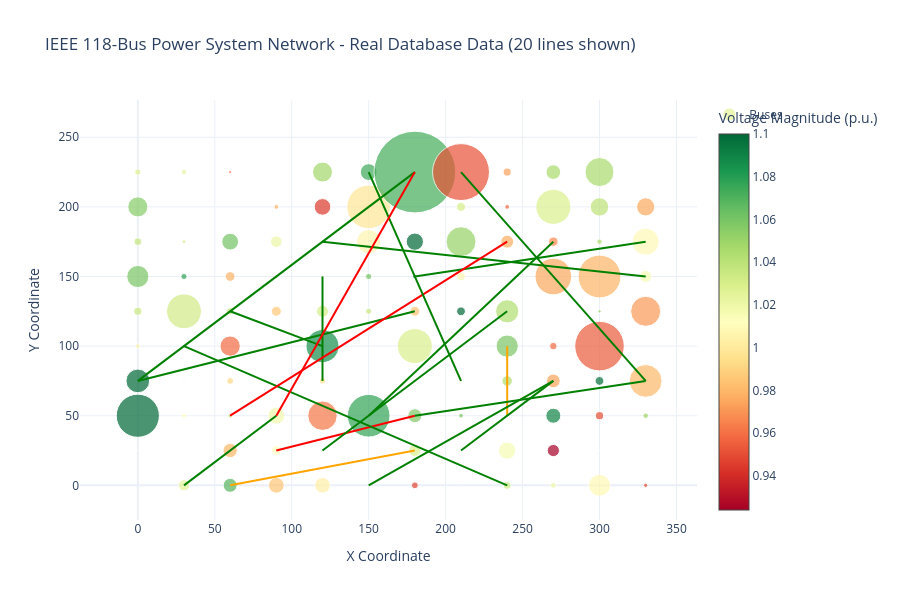

Write notebook code for a chart like this one.
### Markdown cell above
## 🌐 Network Topology Visualization from data_viz_fall.py

This visualization now exactly matches the network topology from `data_viz_fall.py`:
- **Grid layout** using the same coordinate system (x_coord = BUS_NUMBER % 12 * 30, y_coord = BUS_NUMBER // 12 * 25)
- **Identical styling** for bus markers and transmission lines
- **Same hover information** and loading-based color scheme for lines
- **Exact layout parameters** including dimensions and template

### Code cell
# Demonstrate Network Topology Visualization from data_viz_fall.py
if 'buses_df' in locals() and 'branches_df' in locals() and not buses_df.empty:
    print("🌐 Creating Network Topology Visualization exactly matching data_viz_fall.py...")
    
    # Create the network topology
    network_topo_fig = create_network_topology_visualization(buses_df, branches_df)
    network_topo_fig.show()
    
    # Display statistics
    print("\n" + "="*60)
    print("🎯 **NETWORK TOPOLOGY VISUALIZATION DETAILS**")
    print("="*60)
    
    # Bus analysis
    total_buses = len(buses_df)
    voltage_levels = buses_df['BASE_KV'].value_counts().sort_index()
    
    print(f"🏠 **Bus System Overview:**")
    print(f"   • Total Buses: {total_buses}")
    print(f"   • Voltage Levels: {list(voltage_levels.index)} kV")
    print(f"   • Average Voltage: {buses_df['VM'].mean():.3f} p.u.")
    print(f"   • Voltage Range: {buses_df['VM'].min():.3f} - {buses_df['VM'].max():.3f} p.u.")
    
    # Branch analysis
    line_count = min(20, len(branches_df))  # We only show first 20 lines in the visualization
    print(f"\n⚡ **Transmission Line Details:**")
    print(f"   • Total Lines in System: {len(branches_df)}")
    print(f"   • Lines Shown in Visualization: {line_count} (to avoid clutter)")
    
    # Calculate loading statistics for displayed lines
    displayed_branches = branches_df.head(20)
    valid_branches = displayed_branches[displayed_branches['RATE'] > 0]
    if not valid_branches.empty:
        loading_pct = (valid_branches['MVA'] / valid_branches['RATE'] * 100)
        high_loading = len(loading_pct[loading_pct > 90])
        medium_loading = len(loading_pct[(loading_pct > 75) & (loading_pct <= 90)])
        normal_loading = len(loading_pct[loading_pct <= 75])
        
        print(f"   • Line Loading Status:")
        print(f"     - High Loading (>90%): {high_loading} lines (red)")
        print(f"     - Medium Loading (75-90%): {medium_loading} lines (orange)")
        print(f"     - Normal Loading (<75%): {normal_loading} lines (green)")
    
    # Explanation of visualization features
    print(f"\n🎨 **Visualization Features:**")
    print(f"   • Grid Layout: Buses positioned on a 12×10 grid")
    print(f"   • Bus Size: Proportional to load demand (PD / 5)")
    print(f"   • Bus Color: Based on voltage magnitude (VM)")
    print(f"   • Line Colors: Based on loading percentage (red > 90%, orange > 75%, green < 75%)")
    print(f"   • Hover Information: Detailed bus and line information on mouse hover")
    
    print(f"\n✅ **Match Confirmation:**")
    print(f"   • Coordinates: Using exact formula from data_viz_fall.py (x_coord = BUS_NUMBER % 12 * 30, y_coord = BUS_NUMBER // 12 * 25)")
    print(f"   • Styling: Identical marker and line styling")
    print(f"   • Layout: Same dimensions, legend position, and template")
    print(f"   • Hover Format: Same hover information format")
    
else:
    print("❌ Please run the data loading cells first to load bus and branch data")
    print("🔄 Run the earlier cells to load the IEEE 118-bus system data")

### Figure 1 — Plotly figure (JSON) as saved in the notebook; plotly's stock layout.template omitted (floating-point values rounded to 4 significant figures)
{"data": [{"hovertemplate": "%{text}<extra></extra>", "marker": {"color": [1.025, 1.068, 0.9849, 1.004, 1.0, 0.9468, 1.035, 1.033, 1.02, 1.008, 0.9492, 0.999, 1.003, 0.9799, 1.012, 1.04, 1.1, 1.029, 1.033, 1.016, 0.9241, 1.019, 1.023, 1.1, 1.01, 1.035, 1.018, 0.9616, 1.077, 1.058, 1.06, 0.9745, 1.09, 0.9499, 1.049, 1.1, 0.9705, 0.9917, 1.025, 0.9948, 0.9425, 1.023, 0.9669, 1.044, 0.974, 1.097, 0.9808, 1.004, 1.061, 0.9585, 1.031, 1.085, 0.9396, 1.029, 1.033, 1.059, 0.9582, 0.954, 1.046, 1.035, 1.033, 1.037, 0.986, 1.032, 1.035, 0.9843, 1.1, 1.044, 0.9604, 1.053, 0.9713, 1.059, 1.078, 0.979, 1.068, 1.041, 1.061, 1.1, 1.008, 0.9823, 0.9755, 0.9792, 1.016, 1.037, 1.034, 1.061, 1.021, 1.093, 1.007, 1.1, 1.051, 0.9771, 0.9665, 1.044, 1.009, 1.056, 1.044, 1.016, 0.9777, 0.9443, 0.9977, 1.063, 1.031, 0.9577, 1.029, 1.039, 0.9758, 1.028, 1.023, 0.9629, 1.038, 1.048, 1.074, 1.073, 0.9511, 0.9731, 1.046, 1.046], "colorbar": {"title": {"text": "Voltage Magnitude (p.u.)"}}, "colorscale": [[0, "rgb(165,0,38)"], [0.1, "rgb(215,48,39)"], [0.2, "rgb(244,109,67)"], [0.3, "rgb(253,174,97)"], [0.4, "rgb(254,224,139)"], [0.5, "rgb(255,255,191)"], [0.6, "rgb(217,239,139)"], [0.7, "rgb(166,217,106)"], [0.8, "rgb(102,189,99)"], [0.9, "rgb(26,152,80)"], [1, "rgb(0,104,55)"]], "showscale": true, "size": [11.16, 13.96, 15.68, 15.59, 0.9564, 6.82, 0.5928, 7.975, 5.826, 21.87, 4.322, 1.245, 1.543, 14.33, 9.629, 1.066, 0.8786, 12.07, 0.7555, 17.25, 12.25, 0.8485, 0.8865, 43.15, 4.688, 4.631, 16.76, 29.42, 42.69, 14.0, 4.72, 0.8719, 15.01, 8.174, 5.52, 23.68, 1.179, 6.785, 0.1142, 6.324, 0.5795, 1.265, 1.25, 10.48, 13.71, 8.756, 32.75, 4.698, 3.365, 20.3, 2.531, 33.03, 0.1223, 35.03, 0.4412, 22.18, 7.501, 49.57, 0.7666, 8.071, 34.84, 7.404, 9.926, 11.9, 6.061, 9.877, 8.778, 23.14, 0.4651, 3.298, 30.04, 22.1, 6.082, 9.679, 3.249, 2.084, 6.231, 4.36, 8.762, 0.8092, 36.65, 42.84, 11.98, 7.681, 3.704, 16.81, 11.54, 1.775, 24.18, 17.29, 29.92, 12.94, 9.504, 5.417, 26.99, 20.1, 0.4627, 0.2672, 4.723, 16.64, 43.64, 1.63, 9.017, 4.795, 35.04, 18.46, 18.22, 6.324, 5.358, 3.194, 0.5803, 20.0, 16.76, 81.72, 56.95, 8.107, 14.65, 28.96]}, "mode": "markers", "name": "Buses", "text": ["Bus 1<br>Voltage: 1.025 p.u.<br>Load: 55.8 MW<br>Base kV: 230", "Bus 2<br>Voltage: 1.068 p.u.<br>Load: 69.8 MW<br>Base kV: 138", "Bus 3<br>Voltage: 0.985 p.u.<br>Load: 78.4 MW<br>Base kV: 138", "Bus 4<br>Voltage: 1.004 p.u.<br>Load: 77.9 MW<br>Base kV: 138", "Bus 5<br>Voltage: 1.000 p.u.<br>Load: 4.8 MW<br>Base kV: 230", "Bus 6<br>Voltage: 0.947 p.u.<br>Load: 34.1 MW<br>Base kV: 230", "Bus 7<br>Voltage: 1.035 p.u.<br>Load: 3.0 MW<br>Base kV: 138", "Bus 8<br>Voltage: 1.033 p.u.<br>Load: 39.9 MW<br>Base kV: 500", "Bus 9<br>Voltage: 1.020 p.u.<br>Load: 29.1 MW<br>Base kV: 230", "Bus 10<br>Voltage: 1.008 p.u.<br>Load: 109.3 MW<br>Base kV: 138", "Bus 11<br>Voltage: 0.949 p.u.<br>Load: 21.6 MW<br>Base kV: 138", "Bus 12<br>Voltage: 0.999 p.u.<br>Load: 6.2 MW<br>Base kV: 138", "Bus 13<br>Voltage: 1.003 p.u.<br>Load: 7.7 MW<br>Base kV: 138", "Bus 14<br>Voltage: 0.980 p.u.<br>Load: 71.7 MW<br>Base kV: 138", "Bus 15<br>Voltage: 1.012 p.u.<br>Load: 48.1 MW<br>Base kV: 138", "Bus 16<br>Voltage: 1.040 p.u.<br>Load: 5.3 MW<br>Base kV: 138", "Bus 17<br>Voltage: 1.100 p.u.<br>Load: 4.4 MW<br>Base kV: 138", "Bus 18<br>Voltage: 1.029 p.u.<br>Load: 60.4 MW<br>Base kV: 345", "Bus 19<br>Voltage: 1.033 p.u.<br>Load: 3.8 MW<br>Base kV: 138", "Bus 20<br>Voltage: 1.016 p.u.<br>Load: 86.3 MW<br>Base kV: 230", "Bus 21<br>Voltage: 0.924 p.u.<br>Load: 61.2 MW<br>Base kV: 230", "Bus 22<br>Voltage: 1.019 p.u.<br>Load: 4.2 MW<br>Base kV: 500", "Bus 23<br>Voltage: 1.023 p.u.<br>Load: 4.4 MW<br>Base kV: 138", "Bus 24<br>Voltage: 1.100 p.u.<br>Load: 215.8 MW<br>Base kV: 138", "Bus 25<br>Voltage: 1.010 p.u.<br>Load: 23.4 MW<br>Base kV: 500", "Bus 26<br>Voltage: 1.035 p.u.<br>Load: 23.2 MW<br>Base kV: 345", "Bus 27<br>Voltage: 1.018 p.u.<br>Load: 83.8 MW<br>Base kV: 345", "Bus 28<br>Voltage: 0.962 p.u.<br>Load: 147.1 MW<br>Base kV: 138", "Bus 29<br>Voltage: 1.077 p.u.<br>Load: 213.4 MW<br>Base kV: 138", "Bus 30<br>Voltage: 1.058 p.u.<br>Load: 70.0 MW<br>Base kV: 230", "Bus 31<br>Voltage: 1.060 p.u.<br>Load: 23.6 MW<br>Base kV: 500", "Bus 32<br>Voltage: 0.975 p.u.<br>Load: 4.4 MW<br>Base kV: 230", "Bus 33<br>Voltage: 1.090 p.u.<br>Load: 75.1 MW<br>Base kV: 230", "Bus 34<br>Voltage: 0.950 p.u.<br>Load: 40.9 MW<br>Base kV: 138", "Bus 35<br>Voltage: 1.049 p.u.<br>Load: 27.6 MW<br>Base kV: 345", "Bus 36<br>Voltage: 1.100 p.u.<br>Load: 118.4 MW<br>Base kV: 138", "Bus 37<br>Voltage: 0.970 p.u.<br>Load: 5.9 MW<br>Base kV: 138", "Bus 38<br>Voltage: 0.992 p.u.<br>Load: 33.9 MW<br>Base kV: 230", "Bus 39<br>Voltage: 1.025 p.u.<br>Load: 0.6 MW<br>Base kV: 230", "Bus 40<br>Voltage: 0.995 p.u.<br>Load: 31.6 MW<br>Base kV: 138", "Bus 41<br>Voltage: 0.942 p.u.<br>Load: 2.9 MW<br>Base kV: 138", "Bus 42<br>Voltage: 1.023 p.u.<br>Load: 6.3 MW<br>Base kV: 230", "Bus 43<br>Voltage: 0.967 p.u.<br>Load: 6.3 MW<br>Base kV: 138", "Bus 44<br>Voltage: 1.044 p.u.<br>Load: 52.4 MW<br>Base kV: 230", "Bus 45<br>Voltage: 0.974 p.u.<br>Load: 68.5 MW<br>Base kV: 138", "Bus 46<br>Voltage: 1.097 p.u.<br>Load: 43.8 MW<br>Base kV: 230", "Bus 47<br>Voltage: 0.981 p.u.<br>Load: 163.7 MW<br>Base kV: 230", "Bus 48<br>Voltage: 1.004 p.u.<br>Load: 23.5 MW<br>Base kV: 138", "Bus 49<br>Voltage: 1.061 p.u.<br>Load: 16.8 MW<br>Base kV: 138", "Bus 50<br>Voltage: 0.958 p.u.<br>Load: 101.5 MW<br>Base kV: 138", "Bus 51<br>Voltage: 1.031 p.u.<br>Load: 12.7 MW<br>Base kV: 138", "Bus 52<br>Voltage: 1.085 p.u.<br>Load: 165.1 MW<br>Base kV: 500", "Bus 53<br>Voltage: 0.940 p.u.<br>Load: 0.6 MW<br>Base kV: 138", "Bus 54<br>Voltage: 1.029 p.u.<br>Load: 175.1 MW<br>Base kV: 345", "Bus 55<br>Voltage: 1.033 p.u.<br>Load: 2.2 MW<br>Base kV: 138", "Bus 56<br>Voltage: 1.059 p.u.<br>Load: 110.9 MW<br>Base kV: 230", "Bus 57<br>Voltage: 0.958 p.u.<br>Load: 37.5 MW<br>Base kV: 345", "Bus 58<br>Voltage: 0.954 p.u.<br>Load: 247.8 MW<br>Base kV: 230", "Bus 59<br>Voltage: 1.046 p.u.<br>Load: 3.8 MW<br>Base kV: 230", "Bus 60<br>Voltage: 1.035 p.u.<br>Load: 40.4 MW<br>Base kV: 230", "Bus 61<br>Voltage: 1.033 p.u.<br>Load: 174.2 MW<br>Base kV: 138", "Bus 62<br>Voltage: 1.037 p.u.<br>Load: 37.0 MW<br>Base kV: 500", "Bus 63<br>Voltage: 0.986 p.u.<br>Load: 49.6 MW<br>Base kV: 345", "Bus 64<br>Voltage: 1.032 p.u.<br>Load: 59.5 MW<br>Base kV: 500", "Bus 65<br>Voltage: 1.035 p.u.<br>Load: 30.3 MW<br>Base kV: 138", "Bus 66<br>Voltage: 0.984 p.u.<br>Load: 49.4 MW<br>Base kV: 345", "Bus 67<br>Voltage: 1.100 p.u.<br>Load: 43.9 MW<br>Base kV: 500", "Bus 68<br>Voltage: 1.044 p.u.<br>Load: 115.7 MW<br>Base kV: 138", "Bus 69<br>Voltage: 0.960 p.u.<br>Load: 2.3 MW<br>Base kV: 138", "Bus 70<br>Voltage: 1.053 p.u.<br>Load: 16.5 MW<br>Base kV: 345", "Bus 71<br>Voltage: 0.971 p.u.<br>Load: 150.2 MW<br>Base kV: 230", "Bus 72<br>Voltage: 1.059 p.u.<br>Load: 110.5 MW<br>Base kV: 345", "Bus 73<br>Voltage: 1.078 p.u.<br>Load: 30.4 MW<br>Base kV: 138", "Bus 74<br>Voltage: 0.979 p.u.<br>Load: 48.4 MW<br>Base kV: 345", "Bus 75<br>Voltage: 1.068 p.u.<br>Load: 16.2 MW<br>Base kV: 138", "Bus 76<br>Voltage: 1.041 p.u.<br>Load: 10.4 MW<br>Base kV: 138", "Bus 77<br>Voltage: 1.061 p.u.<br>Load: 31.2 MW<br>Base kV: 138", "Bus 78<br>Voltage: 1.100 p.u.<br>Load: 21.8 MW<br>Base kV: 345", "Bus 79<br>Voltage: 1.008 p.u.<br>Load: 43.8 MW<br>Base kV: 230", "Bus 80<br>Voltage: 0.982 p.u.<br>Load: 4.0 MW<br>Base kV: 230", "Bus 81<br>Voltage: 0.976 p.u.<br>Load: 183.2 MW<br>Base kV: 138", "Bus 82<br>Voltage: 0.979 p.u.<br>Load: 214.2 MW<br>Base kV: 345", "Bus 83<br>Voltage: 1.016 p.u.<br>Load: 59.9 MW<br>Base kV: 138", "Bus 84<br>Voltage: 1.037 p.u.<br>Load: 38.4 MW<br>Base kV: 345", "Bus 85<br>Voltage: 1.034 p.u.<br>Load: 18.5 MW<br>Base kV: 230", "Bus 86<br>Voltage: 1.061 p.u.<br>Load: 84.0 MW<br>Base kV: 138", "Bus 87<br>Voltage: 1.021 p.u.<br>Load: 57.7 MW<br>Base kV: 230", "Bus 88<br>Voltage: 1.093 p.u.<br>Load: 8.9 MW<br>Base kV: 138", "Bus 89<br>Voltage: 1.007 p.u.<br>Load: 120.9 MW<br>Base kV: 345", "Bus 90<br>Voltage: 1.100 p.u.<br>Load: 86.4 MW<br>Base kV: 230", "Bus 91<br>Voltage: 1.051 p.u.<br>Load: 149.6 MW<br>Base kV: 138", "Bus 92<br>Voltage: 0.977 p.u.<br>Load: 64.7 MW<br>Base kV: 345", "Bus 93<br>Voltage: 0.966 p.u.<br>Load: 47.5 MW<br>Base kV: 138", "Bus 94<br>Voltage: 1.044 p.u.<br>Load: 27.1 MW<br>Base kV: 230", "Bus 95<br>Voltage: 1.009 p.u.<br>Load: 135.0 MW<br>Base kV: 500", "Bus 96<br>Voltage: 1.056 p.u.<br>Load: 100.5 MW<br>Base kV: 230", "Bus 97<br>Voltage: 1.044 p.u.<br>Load: 2.3 MW<br>Base kV: 138", "Bus 98<br>Voltage: 1.016 p.u.<br>Load: 1.3 MW<br>Base kV: 500", "Bus 99<br>Voltage: 0.978 p.u.<br>Load: 23.6 MW<br>Base kV: 230", "Bus 100<br>Voltage: 0.944 p.u.<br>Load: 83.2 MW<br>Base kV: 138", "Bus 101<br>Voltage: 0.998 p.u.<br>Load: 218.2 MW<br>Base kV: 138", "Bus 102<br>Voltage: 1.063 p.u.<br>Load: 8.2 MW<br>Base kV: 345", "Bus 103<br>Voltage: 1.031 p.u.<br>Load: 45.1 MW<br>Base kV: 230", "Bus 104<br>Voltage: 0.958 p.u.<br>Load: 24.0 MW<br>Base kV: 230", "Bus 105<br>Voltage: 1.029 p.u.<br>Load: 175.2 MW<br>Base kV: 345", "Bus 106<br>Voltage: 1.039 p.u.<br>Load: 92.3 MW<br>Base kV: 345", "Bus 107<br>Voltage: 0.976 p.u.<br>Load: 91.1 MW<br>Base kV: 138", "Bus 108<br>Voltage: 1.028 p.u.<br>Load: 31.6 MW<br>Base kV: 138", "Bus 109<br>Voltage: 1.023 p.u.<br>Load: 26.8 MW<br>Base kV: 138", "Bus 110<br>Voltage: 0.963 p.u.<br>Load: 16.0 MW<br>Base kV: 345", "Bus 111<br>Voltage: 1.038 p.u.<br>Load: 2.9 MW<br>Base kV: 138", "Bus 112<br>Voltage: 1.048 p.u.<br>Load: 100.0 MW<br>Base kV: 230", "Bus 113<br>Voltage: 1.074 p.u.<br>Load: 83.8 MW<br>Base kV: 345", "Bus 114<br>Voltage: 1.073 p.u.<br>Load: 408.6 MW<br>Base kV: 345", "Bus 115<br>Voltage: 0.951 p.u.<br>Load: 284.7 MW<br>Base kV: 138", "Bus 116<br>Voltage: 0.973 p.u.<br>Load: 40.5 MW<br>Base kV: 345", "Bus 117<br>Voltage: 1.046 p.u.<br>Load: 73.3 MW<br>Base kV: 138", "Bus 118<br>Voltage: 1.046 p.u.<br>Load: 144.8 MW<br>Base kV: 345"], "type": "scatter", "x": [30, 60, 90, 120, 150, 180, 210, 240, 270, 300, 330, 0, 30, 60, 90, 120, 150, 180, 210, 240, 270, 300, 330, 0, 30, 60, 90, 120, 150, 180, 210, 240, 270, 300, 330, 0, 30, 60, 90, 120, 150, 180, 210, 240, 270, 300, 330, 0, 30, 60, 90, 120, 150, 180, 210, 240, 270, 300, 330, 0, 30, 60, 90, 120, 150, 180, 210, 240, 270, 300, 330, 0, 30, 60, 90, 120, 150, 180, 210, 240, 270, 300, 330, 0, 30, 60, 90, 120, 150, 180, 210, 240, 270, 300, 330, 0, 30, 60, 90, 120, 150, 180, 210, 240, 270, 300, 330, 0, 30, 60, 90, 120, 150, 180, 210, 240, 270, 300], "y": [0, 0, 0, 0, 0, 0, 0, 0, 0, 0, 0, 25, 25, 25, 25, 25, 25, 25, 25, 25, 25, 25, 25, 50, 50, 50, 50, 50, 50, 50, 50, 50, 50, 50, 50, 75, 75, 75, 75, 75, 75, 75, 75, 75, 75, 75, 75, 100, 100, 100, 100, 100, 100, 100, 100, 100, 100, 100, 100, 125, 125, 125, 125, 125, 125, 125, 125, 125, 125, 125, 125, 150, 150, 150, 150, 150, 150, 150, 150, 150, 150, 150, 150, 175, 175, 175, 175, 175, 175, 175, 175, 175, 175, 175, 175, 200, 200, 200, 200, 200, 200, 200, 200, 200, 200, 200, 200, 225, 225, 225, 225, 225, 225, 225, 225, 225, 225, 225]}, {"hovertemplate": "Line 88-83<br>MVA: 152.4<br>Rating: 500.0<br>Loading: 30.5%<extra></extra>", "line": {"color": "green", "width": 2}, "mode": "lines", "showlegend": false, "type": "scatter", "x": [120, 330], "y": [175, 150]}, {"hovertemplate": "Line 52-62<br>MVA: 31.1<br>Rating: 200.0<br>Loading: 15.6%<extra></extra>", "line": {"color": "green", "width": 2}, "mode": "lines", "showlegend": false, "type": "scatter", "x": [120, 60], "y": [100, 125]}, {"hovertemplate": "Line 56-32<br>MVA: 673.0<br>Rating: 800.0<br>Loading: 84.1%<extra></extra>", "line": {"color": "orange", "width": 2}, "mode": "lines", "showlegend": false, "type": "scatter", "x": [240, 240], "y": [100, 50]}, {"hovertemplate": "Line 15-30<br>MVA: 441.7<br>Rating: 300.0<br>Loading: 147.2%<extra></extra>", "line": {"color": "red", "width": 2}, "mode": "lines", "showlegend": false, "type": "scatter", "x": [90, 180], "y": [25, 50]}, {"hovertemplate": "Line 8-49<br>MVA: 126.1<br>Rating: 300.0<br>Loading: 42.0%<extra></extra>", "line": {"color": "green", "width": 2}, "mode": "lines", "showlegend": false, "type": "scatter", "x": [240, 30], "y": [0, 100]}, {"hovertemplate": "Line 5-45<br>MVA: 26.7<br>Rating: 500.0<br>Loading: 5.3%<extra></extra>", "line": {"color": "green", "width": 2}, "mode": "lines", "showlegend": false, "type": "scatter", "x": [150, 270], "y": [0, 75]}, {"hovertemplate": "Line 29-93<br>MVA: 136.8<br>Rating: 200.0<br>Loading: 68.4%<extra></extra>", "line": {"color": "green", "width": 2}, "mode": "lines", "showlegend": false, "type": "scatter", "x": [150, 270], "y": [50, 175]}, {"hovertemplate": "Line 47-30<br>MVA: 10.0<br>Rating: 200.0<br>Loading: 5.0%<extra></extra>", "line": {"color": "green", "width": 2}, "mode": "lines", "showlegend": false, "type": "scatter", "x": [330, 180], "y": [75, 50]}, {"hovertemplate": "Line 68-16<br>MVA: 10.0<br>Rating: 500.0<br>Loading: 2.0%<extra></extra>", "line": {"color": "green", "width": 2}, "mode": "lines", "showlegend": false, "type": "scatter", "x": [240, 120], "y": [125, 25]}, {"hovertemplate": "Line 76-40<br>MVA: 35.8<br>Rating: 200.0<br>Loading: 17.9%<extra></extra>", "line": {"color": "green", "width": 2}, "mode": "lines", "showlegend": false, "type": "scatter", "x": [120, 120], "y": [150, 75]}, {"hovertemplate": "Line 45-19<br>MVA: 74.5<br>Rating: 800.0<br>Loading: 9.3%<extra></extra>", "line": {"color": "green", "width": 2}, "mode": "lines", "showlegend": false, "type": "scatter", "x": [270, 210], "y": [75, 25]}, {"hovertemplate": "Line 2-18<br>MVA: 243.2<br>Rating: 300.0<br>Loading: 81.1%<extra></extra>", "line": {"color": "orange", "width": 2}, "mode": "lines", "showlegend": false, "type": "scatter", "x": [60, 180], "y": [0, 25]}, {"hovertemplate": "Line 27-1<br>MVA: 155.9<br>Rating: 500.0<br>Loading: 31.2%<extra></extra>", "line": {"color": "green", "width": 2}, "mode": "lines", "showlegend": false, "type": "scatter", "x": [90, 30], "y": [50, 0]}, {"hovertemplate": "Line 95-78<br>MVA: 162.9<br>Rating: 500.0<br>Loading: 32.6%<extra></extra>", "line": {"color": "green", "width": 2}, "mode": "lines", "showlegend": false, "type": "scatter", "x": [330, 180], "y": [175, 150]}, {"hovertemplate": "Line 115-47<br>MVA: 66.5<br>Rating: 200.0<br>Loading: 33.3%<extra></extra>", "line": {"color": "green", "width": 2}, "mode": "lines", "showlegend": false, "type": "scatter", "x": [210, 330], "y": [225, 75]}, {"hovertemplate": "Line 36-114<br>MVA: 50.9<br>Rating: 500.0<br>Loading: 10.2%<extra></extra>", "line": {"color": "green", "width": 2}, "mode": "lines", "showlegend": false, "type": "scatter", "x": [0, 180], "y": [75, 225]}, {"hovertemplate": "Line 36-66<br>MVA: 55.6<br>Rating: 800.0<br>Loading: 7.0%<extra></extra>", "line": {"color": "green", "width": 2}, "mode": "lines", "showlegend": false, "type": "scatter", "x": [0, 180], "y": [75, 125]}, {"hovertemplate": "Line 26-92<br>MVA: 527.3<br>Rating: 200.0<br>Loading: 263.6%<extra></extra>", "line": {"color": "red", "width": 2}, "mode": "lines", "showlegend": false, "type": "scatter", "x": [60, 240], "y": [50, 175]}, {"hovertemplate": "Line 43-113<br>MVA: 10.0<br>Rating: 200.0<br>Loading: 5.0%<extra></extra>", "line": {"color": "green", "width": 2}, "mode": "lines", "showlegend": false, "type": "scatter", "x": [210, 150], "y": [75, 225]}, {"hovertemplate": "Line 27-114<br>MVA: 242.1<br>Rating: 200.0<br>Loading: 121.1%<extra></extra>", "line": {"color": "red", "width": 2}, "mode": "lines", "showlegend": false, "type": "scatter", "x": [90, 180], "y": [50, 225]}], "layout": {"height": 600, "showlegend": true, "title": {"text": "IEEE 118-Bus Power System Network - Real Database Data (20 lines shown)"}, "xaxis": {"title": {"text": "X Coordinate"}}, "yaxis": {"title": {"text": "Y Coordinate"}}}}
